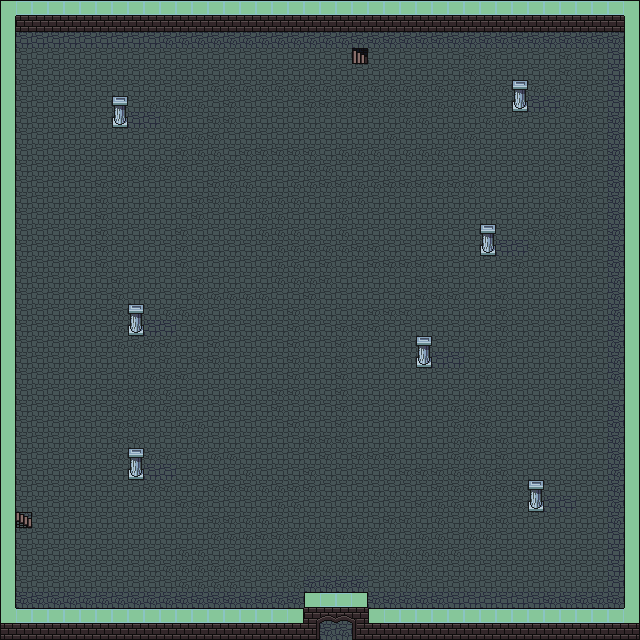

Tiled map render using the project's own tile images. Description and the map definition, with tile-layer contents summarised, below:
An orthogonal 40x40 tile map with 16x16 px tiles, 2 tile layers (Floor, Wall) and 32 objects (19x Transition, 12x Collision, Position).

<map version="1.10" tiledversion="1.11.2" orientation="orthogonal" renderorder="right-down" width="40" height="40" tilewidth="16" tileheight="16" infinite="0" nextlayerid="4" nextobjectid="33">
 <properties>
  <property name="scale" type="float" value="4" />
 </properties>
 <tileset firstgid="1" name="Temple" tilewidth="16" tileheight="16" tilecount="28" columns="7">
  <image source="../tiles/temple.png" width="112" height="64" />
  <tile id="0" type="Tiles">
   <properties>
    <property name="animated" type="bool" value="false" />
    <property name="layer" type="int" value="0" />
   </properties>
  </tile>
  <tile id="1" type="Tiles">
   <properties>
    <property name="animated" type="bool" value="false" />
    <property name="layer" type="int" value="0" />
   </properties>
  </tile>
  <tile id="2" type="Tiles">
   <properties>
    <property name="animated" type="bool" value="false" />
    <property name="layer" type="int" value="0" />
   </properties>
  </tile>
  <tile id="3" type="Tiles">
   <properties>
    <property name="animated" type="bool" value="false" />
    <property name="layer" type="int" value="0" />
   </properties>
  </tile>
  <tile id="4" type="Tiles">
   <properties>
    <property name="animated" type="bool" value="false" />
    <property name="layer" type="int" value="0" />
   </properties>
  </tile>
  <tile id="5" type="Tiles">
   <properties>
    <property name="animated" type="bool" value="false" />
    <property name="layer" type="int" value="0" />
   </properties>
  </tile>
  <tile id="6" type="Tiles">
   <properties>
    <property name="animated" type="bool" value="false" />
    <property name="layer" type="int" value="0" />
   </properties>
  </tile>
  <tile id="7" type="Tiles">
   <properties>
    <property name="animated" type="bool" value="false" />
    <property name="layer" type="int" value="0" />
   </properties>
  </tile>
  <tile id="8" type="Tiles">
   <properties>
    <property name="animated" type="bool" value="false" />
    <property name="layer" type="int" value="0" />
   </properties>
  </tile>
  <tile id="9" type="Tiles">
   <properties>
    <property name="animated" type="bool" value="false" />
    <property name="layer" type="int" value="0" />
   </properties>
  </tile>
  <tile id="10" type="Tiles">
   <properties>
    <property name="animated" type="bool" value="false" />
    <property name="layer" type="int" value="0" />
   </properties>
  </tile>
  <tile id="11" type="Tiles">
   <properties>
    <property name="animated" type="bool" value="false" />
    <property name="layer" type="int" value="0" />
   </properties>
  </tile>
  <tile id="12" type="Tiles">
   <properties>
    <property name="animated" type="bool" value="false" />
    <property name="layer" type="int" value="0" />
   </properties>
  </tile>
  <tile id="13" type="Tiles">
   <properties>
    <property name="animated" type="bool" value="false" />
    <property name="layer" type="int" value="0" />
   </properties>
  </tile>
  <tile id="14" type="Tiles">
   <properties>
    <property name="animated" type="bool" value="false" />
    <property name="layer" type="int" value="0" />
   </properties>
  </tile>
  <tile id="15" type="Tiles">
   <properties>
    <property name="animated" type="bool" value="false" />
    <property name="layer" type="int" value="0" />
   </properties>
  </tile>
  <tile id="16" type="Tiles">
   <properties>
    <property name="animated" type="bool" value="false" />
    <property name="layer" type="int" value="0" />
   </properties>
  </tile>
  <tile id="17" type="Tiles">
   <properties>
    <property name="animated" type="bool" value="false" />
    <property name="layer" type="int" value="0" />
   </properties>
  </tile>
  <tile id="18" type="Tiles">
   <properties>
    <property name="animated" type="bool" value="false" />
    <property name="layer" type="int" value="0" />
   </properties>
  </tile>
  <tile id="19" type="Tiles">
   <properties>
    <property name="animated" type="bool" value="false" />
    <property name="layer" type="int" value="0" />
   </properties>
  </tile>
  <tile id="20" type="Tiles">
   <properties>
    <property name="animated" type="bool" value="false" />
    <property name="layer" type="int" value="0" />
   </properties>
  </tile>
  <tile id="21" type="Tiles">
   <properties>
    <property name="animated" type="bool" value="false" />
    <property name="layer" type="int" value="0" />
   </properties>
  </tile>
  <tile id="22" type="Tiles">
   <properties>
    <property name="animated" type="bool" value="false" />
    <property name="layer" type="int" value="0" />
   </properties>
  </tile>
  <tile id="23" type="Tiles">
   <properties>
    <property name="animated" type="bool" value="false" />
    <property name="layer" type="int" value="0" />
   </properties>
  </tile>
  <tile id="24" type="Tiles">
   <properties>
    <property name="animated" type="bool" value="false" />
    <property name="layer" type="int" value="0" />
   </properties>
  </tile>
  <tile id="25" type="Tiles">
   <properties>
    <property name="animated" type="bool" value="false" />
    <property name="layer" type="int" value="0" />
   </properties>
  </tile>
  <tile id="26" type="Tiles">
   <properties>
    <property name="animated" type="bool" value="false" />
    <property name="layer" type="int" value="0" />
   </properties>
  </tile>
  <tile id="27" type="Tiles">
   <properties>
    <property name="animated" type="bool" value="false" />
    <property name="layer" type="int" value="0" />
   </properties>
  </tile>
 </tileset>
 <layer id="1" name="Floor" width="40" height="40">
  <data>[1600 cells, 1600 non-empty, 11 distinct tile ids]</data>
 </layer>
 <objectgroup id="2" name="CollisionsTransitionsPositions">
  <object id="1" name="Collision" type="Collision" x="1.5" y="1" width="638.5" height="22.3636">
   <properties>
    <property name="layer" type="int" value="0" />
   </properties>
  </object>
  <object id="2" name="Collision" type="Collision" x="352" y="619.417" width="287.083" height="20">
   <properties>
    <property name="layer" type="int" value="0" />
   </properties>
  </object>
  <object id="3" name="Collision" type="Collision" x="0" y="620" width="320" height="20">
   <properties>
    <property name="layer" type="int" value="0" />
   </properties>
  </object>
  <object id="4" name="Collision" type="Collision" x="0" y="25.25" width="16" height="595.5">
   <properties>
    <property name="layer" type="int" value="0" />
   </properties>
  </object>
  <object id="5" name="Collision" type="Collision" x="624.5" y="25" width="15.75" height="594.75">
   <properties>
    <property name="layer" type="int" value="0" />
   </properties>
  </object>
  <object id="6" name="Collision" type="Collision" x="528.75" y="501.773" width="14.5" height="5.11364">
   <properties>
    <property name="layer" type="int" value="0" />
   </properties>
  </object>
  </objectgroup>
 <layer id="2" name="Wall" width="40" height="40">
  <data>[1600 cells, 98 non-empty, 17 distinct tile ids]</data>
 </layer>
</map>
<!-- 26 of 32 objects omitted -->
